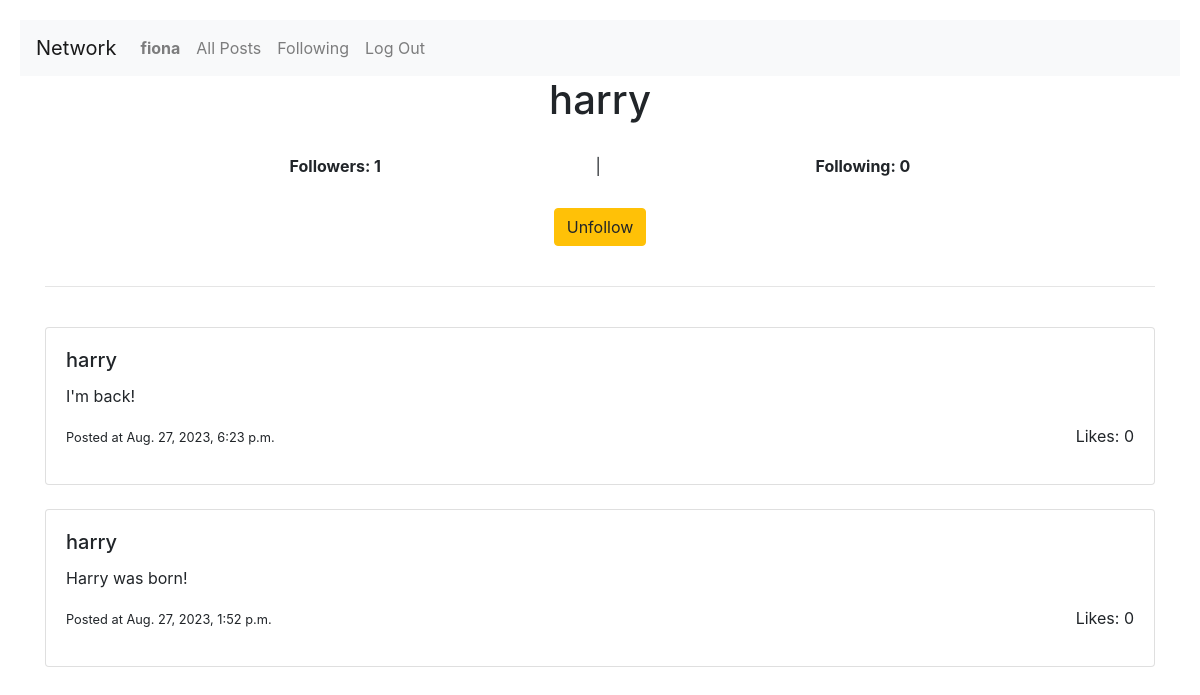
The app's page /profile/harry (signed in) with its own data.
### network/models.py (models this page shows)
class User(AbstractUser):
    following = models.ManyToManyField('self', related_name='followers', symmetrical=False)

class Post(models.Model):
    username = models.ForeignKey('User', on_delete=models.CASCADE, related_name='posts')
    content = models.TextField()
    timestamp = models.DateTimeField(auto_now=True)
    likes = models.PositiveIntegerField(default=0)

### network/views.py (the view)
# urls.py: path('profile/<str:username>', views.profile, name='profile'),
def profile(request, username):
    profile_user = User.objects.get(username=username)
    posts = profile_user.posts.all().order_by('timestamp').reverse()
    user = request.user
    if request.user == profile_user:
        is_user = True
    else:
        is_user = False
    followers =  profile_user.followers.all().count()
    if profile_user.following is not None:
        following_num = profile_user.following.all().count()
    else:
        following_num = 0
    if user.following is not None:
        if profile_user in user.following.all():
            has_follow = True
        else:
            has_follow = False
    else:
        has_follow = False
    return render(request, 'network/profile.html', {
        'profile_user': profile_user,
        'posts': posts,
        'followers': followers,
        'following_num': following_num,
        'has_follow': has_follow,
        'is_user': is_user
    })

### network/templates/network/profile.html (shortened to what this page needs)
{% extends "network/layout.html" %}
{% block body %}
    <div class="container">
        <h1 class="center">{{ profile_user.username }}</h1>
        <div class="center_even">
            <div><strong>Followers: {{followers}}</strong></div>
            <div>|</div>
            <div><strong>Following: {{following_num}}</strong></div>
        </div>
        {% if not is_user %}
            <div class="center">
                {% if not has_follow %}
                    <form action="{% url 'follow_or_unfollow' profile_user_id=profile_user.id %}" method="post">
                        {% csrf_token %}
                        <input type="hidden" name="action" value="follow">
                        <button class="btn btn-warning" type="submit">Follow</button>
                    </form>
                {% else %}
                    <form action="{% url 'follow_or_unfollow' profile_user_id=profile_user.id %}" method="post">
                        <button class="btn btn-warning" type="submit">Unfollow</button>
                    </form>
                {% endif %}
            </div>
            <br>
        {% endif %}
        <hr>
    </div>
    <div class="container">
        {% for post in posts %}
            <br>
            <div class="card">
                <div class="card-body">
                    <h5 class="card-title">{{ post.username }}</h5>
                    <p class="card-text" id="{{ post.id }}">{{ post.content }}</p>
                    <p style="float: right;">Likes: {{ post.likes }}</p>
                    <p class="card-text">
                        <small class="text-body-secondary">
                            Posted at {{ post.timestamp }}
                        </small>
                    </p>
                </div>
            </div>
        {% empty %}
            <h3>No posts posted yet.</h3>
        {% endfor %}
    </div>
{% endblock %}

### network/templates/network/layout.html (shortened to what this page needs)
{% load static %}
<!DOCTYPE html>
<html lang="en">
    <head>
        <link rel="stylesheet" href="https://stackpath.bootstrapcdn.com/bootstrap/4.4.1/css/bootstrap.min.css">
        <link href="{% static 'network/styles.css' %}" rel="stylesheet">
    </head>
    <body>
        <nav class="navbar navbar-expand-lg navbar-light bg-light">
            <a class="navbar-brand" href="#">Network</a>
            <div>
              <ul class="navbar-nav mr-auto">
                {% if user.is_authenticated %}
                    <li class="nav-item">
                        <a class="nav-link" href="#"><strong>{{ user.username }}</strong></a>
                    </li>
                {% endif %}
                <li class="nav-item">
                  <a class="nav-link" href="{% url 'index' %}">All Posts</a>
                </li>
                {% if user.is_authenticated %}
                    <li class="nav-item">
                        <a class="nav-link" href="{% url 'following' %}">Following</a>
                    </li>
                    <li class="nav-item">
                        <a class="nav-link" href="{% url 'logout' %}">Log Out</a>
                    </li>
                {% endif %}
              </ul>
            </div>
        </nav>
        <div class="body">
            {% block body %}
            {% endblock %}
        </div>
    </body>
</html>

### network/static/network/styles.css (style rules this page uses)
body { margin: 20px; }
.center { display: flex; justify-content: center; }
.center_even { display: flex; justify-content: space-evenly; margin: 30px; }

### records on screen
User: username "fiona"
User: username "harry"
Post: username "harry", content "I'm back!", likes "0", timestamp "Aug. 27, 2023, 6:23 p.m."
Post: username "harry", content "Harry was born!", likes "0", timestamp "Aug. 27, 2023, 1:52 p.m."

### other values on screen
{{ followers }} "1"
{{ following_num }} "0"
